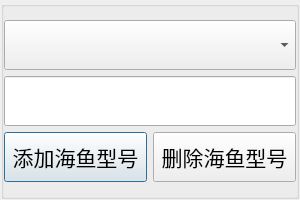
<?xml version="1.0" encoding="UTF-8"?>
<ui version="4.0">
 <class>Dialog</class>
 <widget class="QDialog" name="Dialog">
  <property name="geometry">
   <rect>
    <x>0</x>
    <y>0</y>
    <width>300</width>
    <height>200</height>
   </rect>
  </property>
  <property name="windowTitle">
   <string>Dialog</string>
  </property>
  <layout class="QGridLayout" name="gridLayout">
   <property name="leftMargin">
    <number>1</number>
   </property>
   <property name="topMargin">
    <number>1</number>
   </property>
   <property name="rightMargin">
    <number>1</number>
   </property>
   <property name="bottomMargin">
    <number>1</number>
   </property>
   <item row="0" column="0">
    <widget class="QGroupBox" name="groupBox">
     <property name="title">
      <string/>
     </property>
     <layout class="QGridLayout" name="gridLayout_2">
      <property name="leftMargin">
       <number>0</number>
      </property>
      <property name="topMargin">
       <number>0</number>
      </property>
      <property name="rightMargin">
       <number>0</number>
      </property>
      <property name="bottomMargin">
       <number>0</number>
      </property>
      <item row="0" column="0">
       <layout class="QVBoxLayout" name="verticalLayout_2" stretch="2,1">
        <item>
         <layout class="QVBoxLayout" name="verticalLayout">
          <item>
           <widget class="QComboBox" name="comboBox">
            <property name="minimumSize">
             <size>
              <width>0</width>
              <height>50</height>
             </size>
            </property>
            <property name="font">
             <font>
              <family>宋体</family>
              <pointsize>14</pointsize>
             </font>
            </property>
           </widget>
          </item>
          <item>
           <widget class="QLineEdit" name="lineEdit">
            <property name="minimumSize">
             <size>
              <width>0</width>
              <height>50</height>
             </size>
            </property>
            <property name="font">
             <font>
              <family>宋体</family>
              <pointsize>16</pointsize>
             </font>
            </property>
           </widget>
          </item>
         </layout>
        </item>
        <item>
         <layout class="QHBoxLayout" name="horizontalLayout">
          <item>
           <widget class="QPushButton" name="pushButton_del">
            <property name="minimumSize">
             <size>
              <width>0</width>
              <height>50</height>
             </size>
            </property>
            <property name="font">
             <font>
              <family>宋体</family>
              <pointsize>16</pointsize>
             </font>
            </property>
            <property name="text">
             <string>添加海鱼型号</string>
            </property>
           </widget>
          </item>
          <item>
           <widget class="QPushButton" name="pushButton_add">
            <property name="minimumSize">
             <size>
              <width>0</width>
              <height>50</height>
             </size>
            </property>
            <property name="font">
             <font>
              <family>宋体</family>
              <pointsize>16</pointsize>
             </font>
            </property>
            <property name="text">
             <string>删除海鱼型号</string>
            </property>
           </widget>
          </item>
         </layout>
        </item>
       </layout>
      </item>
     </layout>
    </widget>
   </item>
  </layout>
 </widget>
 <resources/>
 <connections/>
</ui>
